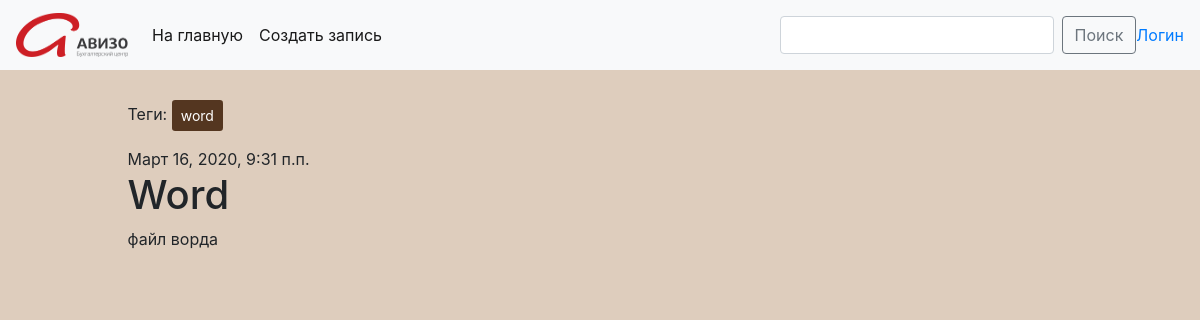
The app's page /post/77/ with its own data.
### blog/models.py (models this page shows, shortened)
class Post(models.Model):
    author = models.ForeignKey(settings.AUTH_USER_MODEL, on_delete=models.CASCADE)
    author_first_name = ''
    author_last_name = ''
    title = models.CharField(max_length=200)
    text = models.TextField()
    created_date = models.DateTimeField(default=timezone.now)
    published_date = models.DateTimeField(blank=True, null=True)
    tags = TaggableManager(through=RuTaggedItem)
    document = models.FileField(blank=True)
    image = models.ImageField(blank=True, upload_to='images/')

### blog/views.py (the view)
# urls.py: path('post/<int:pk>/', views.PostDetailView.as_view(), name='post_detail'),
class PostDetailView(View):
    def get(self, request, pk=None):
        post = get_object_or_404(Post, pk=pk)
        return render(request, 'blog/post_detail.html', {'post': post})

### blog/templates/blog/post_detail.html (shortened to what this page needs)
{% extends 'include/base.html' %}
{% block content %}
<div class="post" style="width: 100%; word-break: break-all">
    <p class="tags">Теги: {% for tag in post.tags.all %}
        <a class="btn btn-sm" style="background: #543620; color: #fff" href="{% url 'post_list_by_tag' tag.slug %}" role="button">{{ tag.name }}</a>
        {% endfor %}</p>
    {% if post.published_date %}
    <div class="date">
        {{ post.published_date }}
    </div>
    {% endif %}
    <h1>{{ post.title }}</h1>
    <p>{{ post.text|linebreaksbr }}</p>
    {% if post.image %}
    {% load thumbnail %}
    {% endif %}
</div>
{% endblock %}

### blog/templates/include/base.html (style rules this page uses)
body { background: #decdbd; }

### records on screen
Tag: name "word"
Post: published_date "Март 16, 2020, 9:31 п.п.", title "Word", text "файл ворда"
